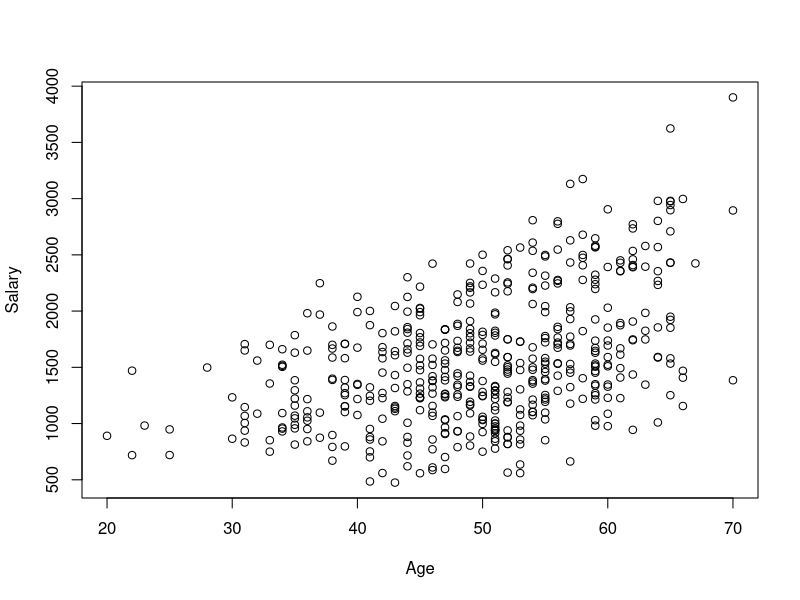
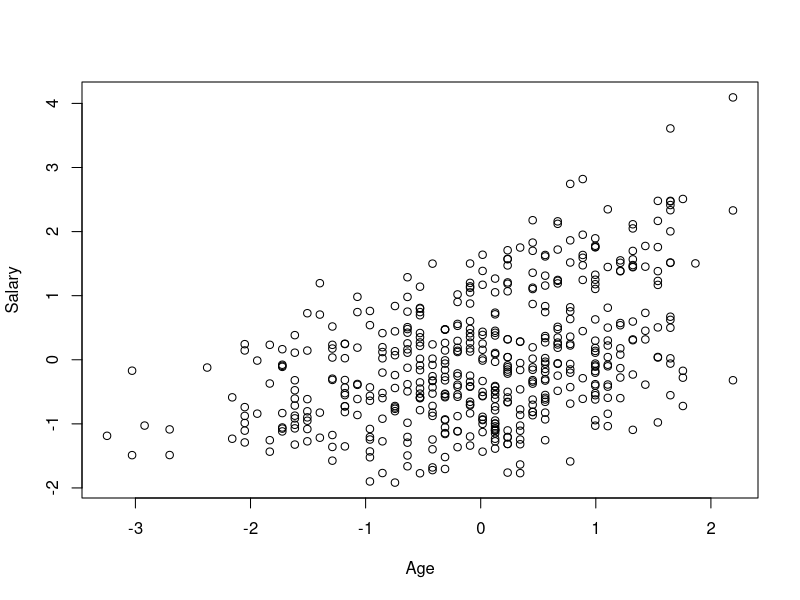
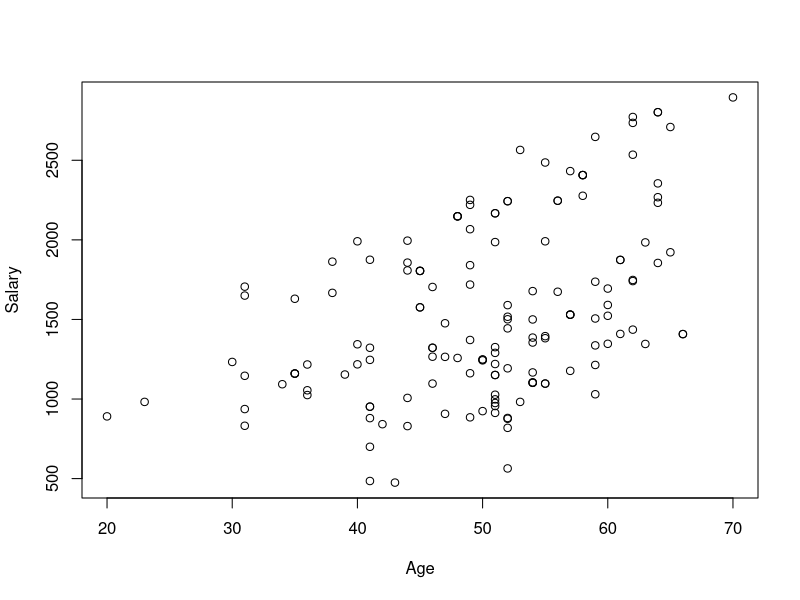
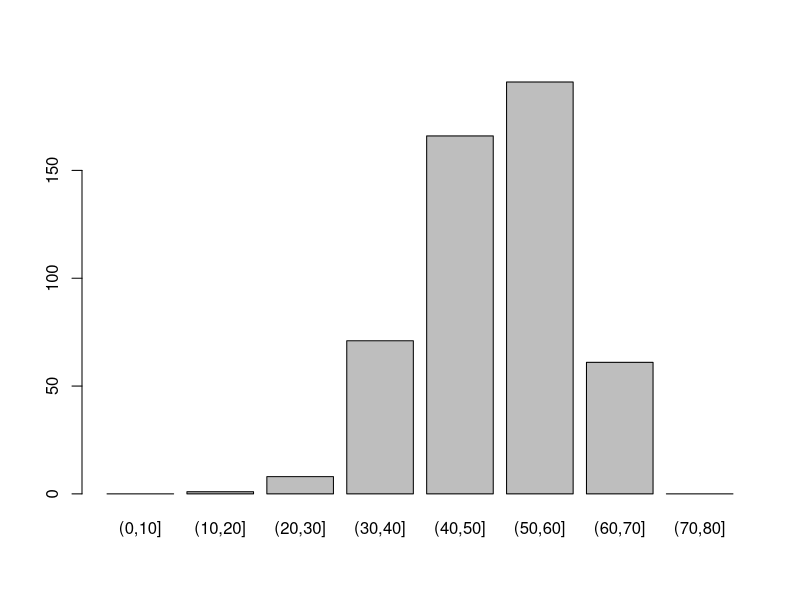
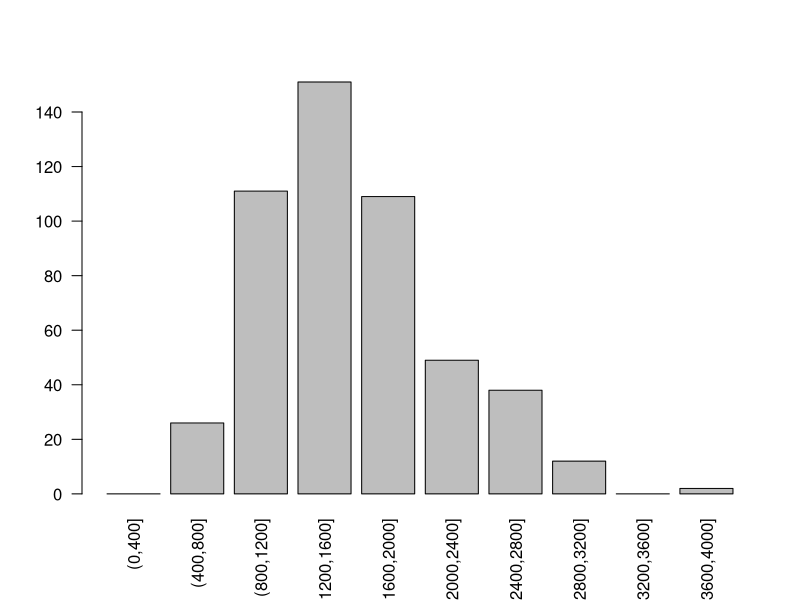
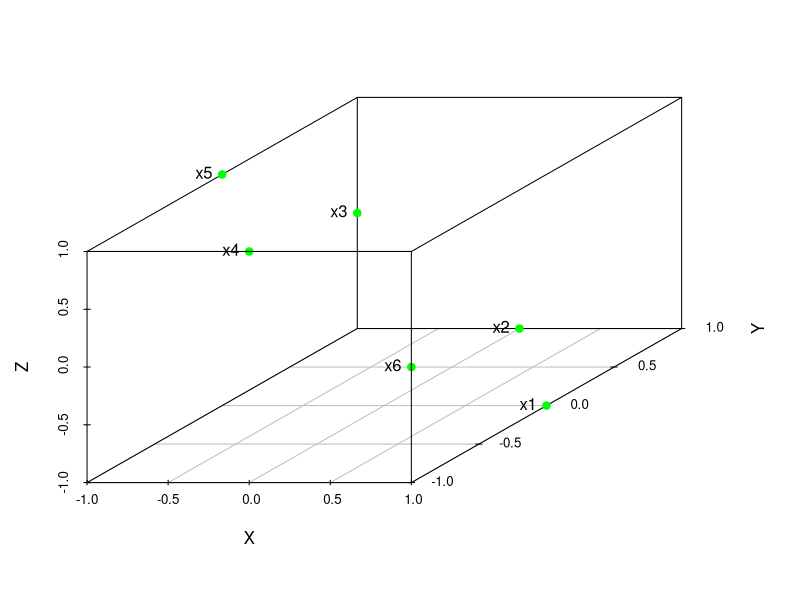
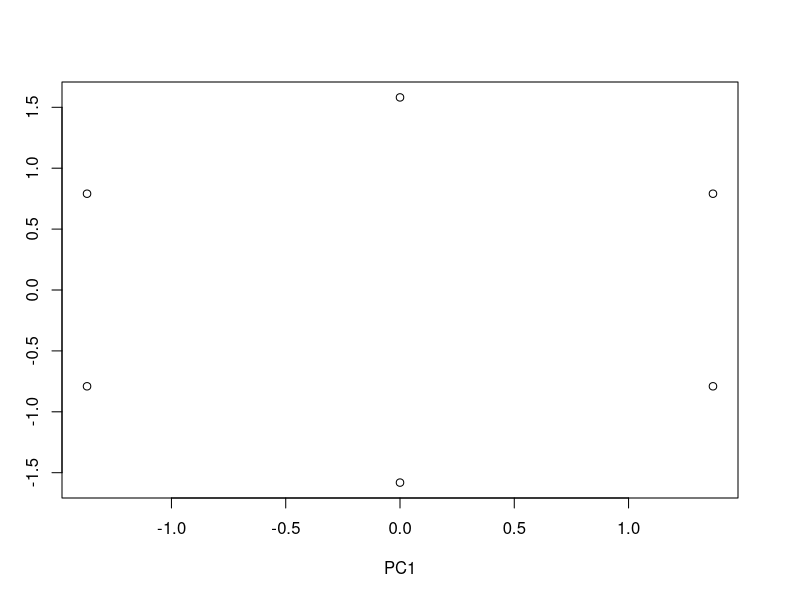
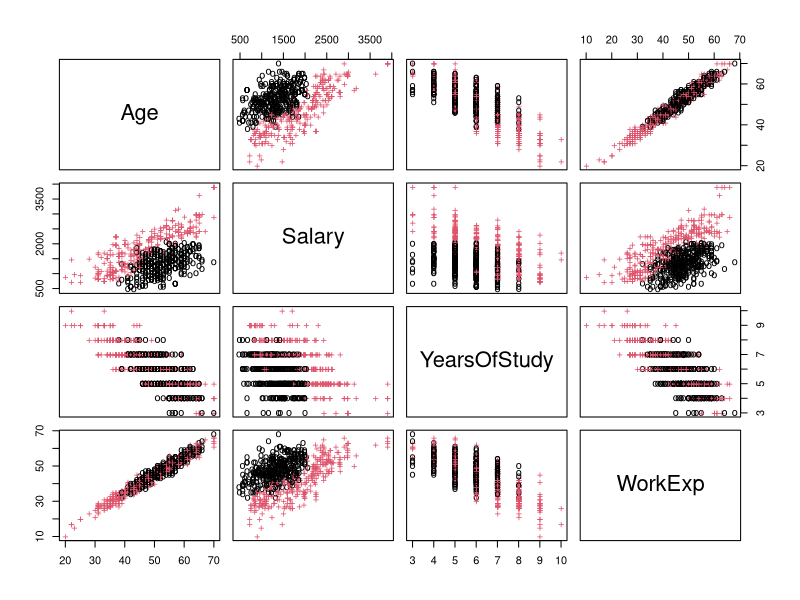

The R source for these figures, in order:
cat("\014")
remove(list = ls())


library(vegan)  
library(scatterplot3d)


# 1. Preprocessing

# import data
engdata = read.csv("engdata.txt", stringsAsFactors = TRUE)
pdata = engdata[, 1:2]

# delete duplicates from data.
pdata = unique(pdata)
plot(pdata)

# subtract the mean and divide by the standard deviation
transformed = scale(pdata, center = TRUE, scale = TRUE)
plot(transformed)

# apply sampling with replacement
sampdata = pdata[sample(nrow(pdata), 150, replace = TRUE),]
plot(sampdata)

# apply data discretization
discAge = cut(pdata$Age, seq(0,80,10))
discSalary = cut(pdata$Salary, seq(0,4000,400), dig.lab = 4)

plot(discAge)
plot(discSalary, las=2)


################################################################################

# 2. PCA

# import data
pdata = data.frame(X = c(1,0,-1,0,-1,1), Y = c(0,1,1,-1,0,-1), Z = c(-1,-1,0,1,1,0))
row.names(pdata) <- c("x1", "x2", "x3", "x4", "x5", "x6")

# 3d plot
s3d = scatterplot3d(pdata, color = "green", pch = 19, scale.y = 1.5)
coords <- s3d$xyz.convert(pdata)
text(coords$x, coords$y, labels=row.names(pdata), pos=2)

pca_model <- prcomp(pdata, center = TRUE, scale = TRUE)
eigenvalues = pca_model$sdev^2
eigenvectors = pca_model$rotation
pdata_pc <- as.data.frame(predict(pca_model, pdata)[, 1:2])
plot(pdata_pc)

# import new data
engdata = read.csv("engdata.txt", stringsAsFactors = TRUE)
Location = engdata[, 5]
engdata = engdata[, 1:4]

plot(engdata, col = Location, pch = c("o", "+")[Location])

# calculate the correlation matrix
corMatr =  cor(engdata)

# construct a PCA model and find the eigenvalues and eigenvectors
pca_model <- prcomp(engdata, center = TRUE, scale = TRUE)
eigenvalues = pca_model$sdev^2
eigenvectors = pca_model$rotation
barplot(eigenvalues / sum(eigenvalues))

# apply the model to data and maintain the first two dimensions
engdata_pc <- as.data.frame(predict(pca_model, engdata)[, 1:2])
plot(engdata_pc, col = Location, pch = c("o", "+")[Location])

# reconstruct the data and calculate the loss of information
engdata_pc[, 3:4] <- 0
engdata_rec = data.frame(t(t(as.matrix(engdata_pc) %*% t(pca_model$rotation)) * pca_model$scale+ pca_model$center))
plot(engdata_rec, col = Location, pch = c("o", "+")[Location])

info_loss = (eigenvalues[3] + eigenvalues[4]) / sum(eigenvalues)

# ################################################################################

# 3. ISOMAP

# import data
srdata = read.csv("srdata.txt", stringsAsFactors = TRUE)

# 3d plot
scatterplot3d(srdata, angle = 88, scale.y = 5)

# apply the ISOMAP algorithm with k = 4 to transform the data into two dimensions
srdata_dist = dist(srdata)
isom = isomap(srdata_dist, ndim=2, k = 4)
srdata_2d = isom$points

colors = srdata_2d[,1] -  min(srdata_2d[,1]) + 1
scatterplot3d(srdata, angle = 88, scale.y = 5, color = colors)
plot(srdata_2d, col = colors)
